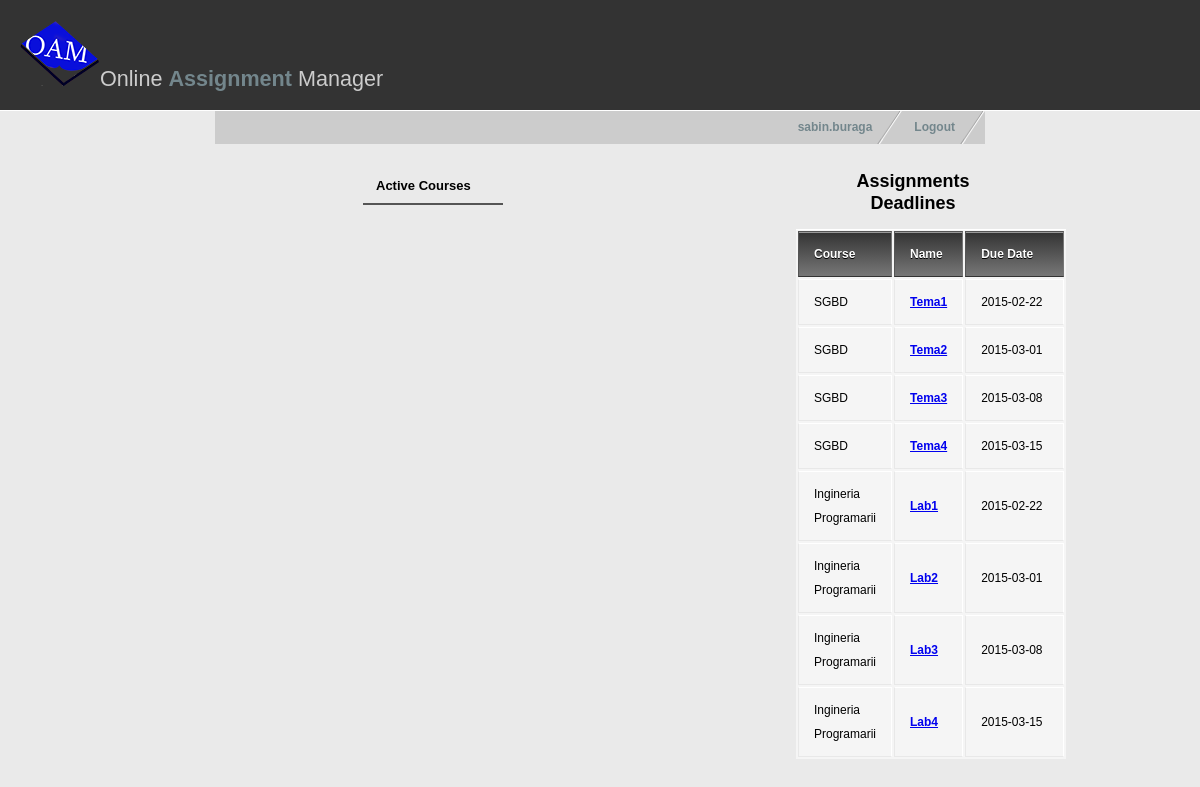
The page /studentindex.php (signed in) on the database its author committed.
### tables this page shows
CREATE TABLE Assignment(
  IdAssignment INT(10) PRIMARY KEY,
  IdMaterie INT(10) NOT NULL,
  Titlu VARCHAR(30) NOT NULL,
  Descriere VARCHAR(255),
  AssignDate DATE NOT NULL,
  DueDate DATE NOT NULL,
  Punctaj DECIMAL(3) NOT NULL,
  Path VARCHAR(255),
  FOREIGN KEY(IdMaterie) REFERENCES Materie(IdMaterie)
  );

CREATE TABLE Materie(
  IdMaterie INT(10) PRIMARY KEY,
  Nume VARCHAR(50) NOT NULL,
  Semestru INT(1),
  Descriere VARCHAR(255)
  );

### studentindex.php (the view, shortened to what this page needs)
<!DOCTYPE html>
<?php
  $username = $_SESSION['username'];
?>
<html xmlns="http://www.w3.org/1999/xhtml" xml:lang="en" lang="en">
<head>
<link href="style.css" rel="stylesheet" type="text/css" />
</head>
<body>
<div id="header">
  <h1><img src="images/oamlogo3.png" alt="" />Online <span style="font-weight:bold; color:#73868C;">Assignment</span> Manager</h1>
</div>
<div id="container">
    <ul id="nav">
      <li><a href="index.html">Logout</a></li>
      <li><a href="#"><?php echo $username ?></a></li>
    </ul>
  <div id="contentleft">
    <ul id="nav2" style="margin-left: 100px">
      <li><a href="studentindex.php" style="color: #000;">Active Courses</a></li>
    </ul>
  </div>
  <div id="contentright">
    <h2>Assignments Deadlines</h2>
    <table>
      <thead>
        <tr>
          <th>Course</th>
          <th>Name</th>
          <th>Due Date</th>
        </tr>
      </thead>
      <tbody>
        <?php
    $result = mysql_query("SELECT assignment.Titlu AS titlu, assignment.DueDate AS due, assignment.Path AS path, materie.Nume AS name
      FROM assignment JOIN materie ON assignment.IdMaterie = materie.IdMaterie WHERE assignment.DueDate < '2015-03-19';");
    while($line = mysql_fetch_array($result, MYSQL_ASSOC)) {
    echo '<tr>
          <td>',$line["name"],'</td>
          <td><a href="',$line["path"],'"><strong>',$line["titlu"],'</strong></a></td>
          <td width = 70px;>',$line["due"],'</td>
        </tr>';
         }
         ?>
      </tbody>
    </table>
  </div>
</div>
</body>
</html>

### style.css (style rules this page uses)
body { margin: 0; padding: 0; font: 75% tahoma, Verdana, Arial, sans-serif; line-height: 1.8em; background: #eaeaea url(images/bg.jpg) top left repeat-x; }
#header { background: #333; padding: 20px; border-bottom: 1px solid #fff; }
#header h1 { padding: 0; margin: 0; font-family: Georgia, sans-serif; font-weight: normal; font-size: 180%; color: #ccc; }
#container { width: 770px; margin: 0 auto; padding: 0; }
#nav { float: right; width: 100%; margin: 0; padding: 0px; list-style: none; background: #ccc; }
#nav li { float: right; margin: 0; padding: 0; }
#nav a { float:left; display: block; padding: 0.5em 2.5em 0.5em 1em; text-decoration: none; font-weight: bold; font-size: 100%; color: #73868c; background: #ccc url(images/nav_slant.gif) no-repeat top right; }
#nav2 { width: 100%; padding: 0; list-style: none; padding: 0 0 0 3em; }
#nav2 a { float: left; display: block; padding: 0.7em 2.5em 0.5em 1em; text-decoration: none; font-weight: bold; font-size: 100%; color: #73868c; border-bottom: 2px solid #555; margin-bottom:10px; font-size: 13px; }
#contentleft { float: left; margin-top: 10px; width: 450px; padding: 0 1em 1em 1em; }
#contentright { margin-top: 0px; float: right; width: 230px; padding: 1em 1em 1em 2em; }
table { background: #f5f5f5; border-collapse: separate; box-shadow: inset 0 1px 0 #fff; font-size: 12px; line-height: 24px; margin-left: 53px; text-align: left; width: 270px; }
th { background: linear-gradient(#333, #777); border-left: 1px solid #555; border-right: 1px solid #777; border-top: 1px solid #555; border-bottom: 1px solid #333; box-shadow: inset 0 1px 0 #999; color: #fff; font-weight: bold; padding: 10px 15px; position: relative; text-shadow: 0 1px 0 #000; }
td { border-right: 1px solid #fff; border-left: 1px solid #e8e8e8; border-top: 1px solid #fff; border-bottom: 1px solid #e8e8e8; padding: 10px 15px; position: relative; }
h1 { font-family: Georgia, serif; font-size: 180%; padding: 30px 0 10px 0; color: #73868c; }
h2 { font-family: helvetica, Verdana, Arial; font-size: 150%; text-align: center; padding-left: 40px; }
#contentright h2 { margin-left: 70px; }

### rows shown on the page
assignment: IdMaterie.Nume "SGBD", Titlu "Tema1", DueDate "2015-02-22"
assignment: IdMaterie.Nume "SGBD", Titlu "Tema2", DueDate "2015-03-01"
assignment: IdMaterie.Nume "SGBD", Titlu "Tema3", DueDate "2015-03-08"
assignment: IdMaterie.Nume "SGBD", Titlu "Tema4", DueDate "2015-03-15"
assignment: IdMaterie.Nume "Ingineria Programarii", Titlu "Lab1", DueDate "2015-02-22"
assignment: IdMaterie.Nume "Ingineria Programarii", Titlu "Lab2", DueDate "2015-03-01"
assignment: IdMaterie.Nume "Ingineria Programarii", Titlu "Lab3", DueDate "2015-03-08"
assignment: IdMaterie.Nume "Ingineria Programarii", Titlu "Lab4", DueDate "2015-03-15"

### other values the page prints
$username "sabin.buraga"
